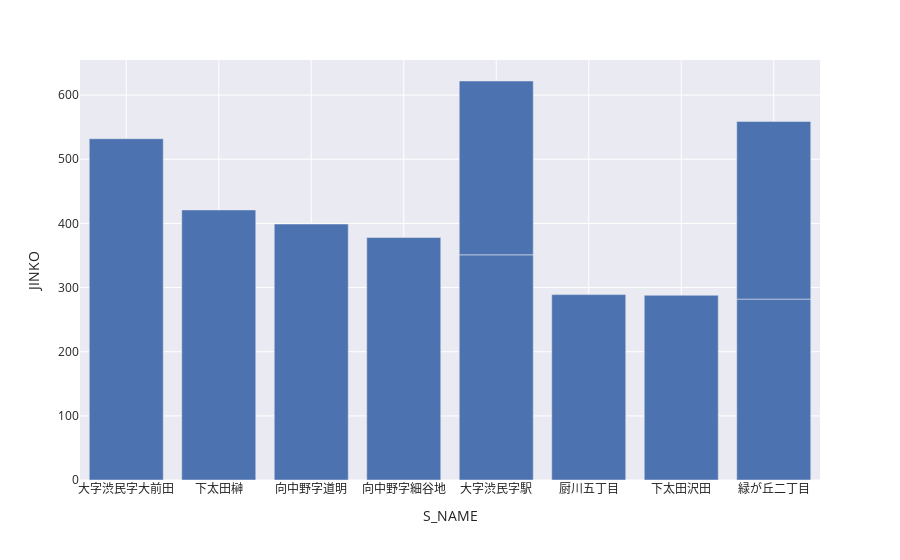

The cell this chart's notebook holds for it:
### Code cell
fig = px.bar(gdf.head(10),
            y='JINKO',
            x='S_NAME',
            template='seaborn' # change this to see other styles
            )

fig.show()

### Figure 1 — Plotly figure (JSON) as saved in the notebook; plotly's stock layout.template omitted (floating-point values rounded to 4 significant figures)
{"data": [{"alignmentgroup": "True", "hovertemplate": "S_NAME=%{x}<br>JINKO=%{y}<extra></extra>", "legendgroup": "", "marker": {"color": "rgb(76,114,176)", "pattern": {"shape": ""}}, "name": "", "offsetgroup": "", "orientation": "v", "showlegend": false, "textposition": "auto", "type": "bar", "x": ["大字渋民字大前田", "下太田榊", "向中野字道明", "向中野字細谷地", "大字渋民字駅", "厨川五丁目", "下太田沢田", "緑が丘二丁目", "緑が丘二丁目", "大字渋民字駅"], "xaxis": "x", "y": [532, 421, 399, 378, 351, 289, 288, 282, 277, 271], "yaxis": "y"}], "layout": {"barmode": "relative", "legend": {"tracegroupgap": 0}, "margin": {"t": 60}, "xaxis": {"anchor": "y", "domain": [0, 1], "title": {"text": "S_NAME"}}, "yaxis": {"anchor": "x", "domain": [0, 1], "title": {"text": "JINKO"}}}}
